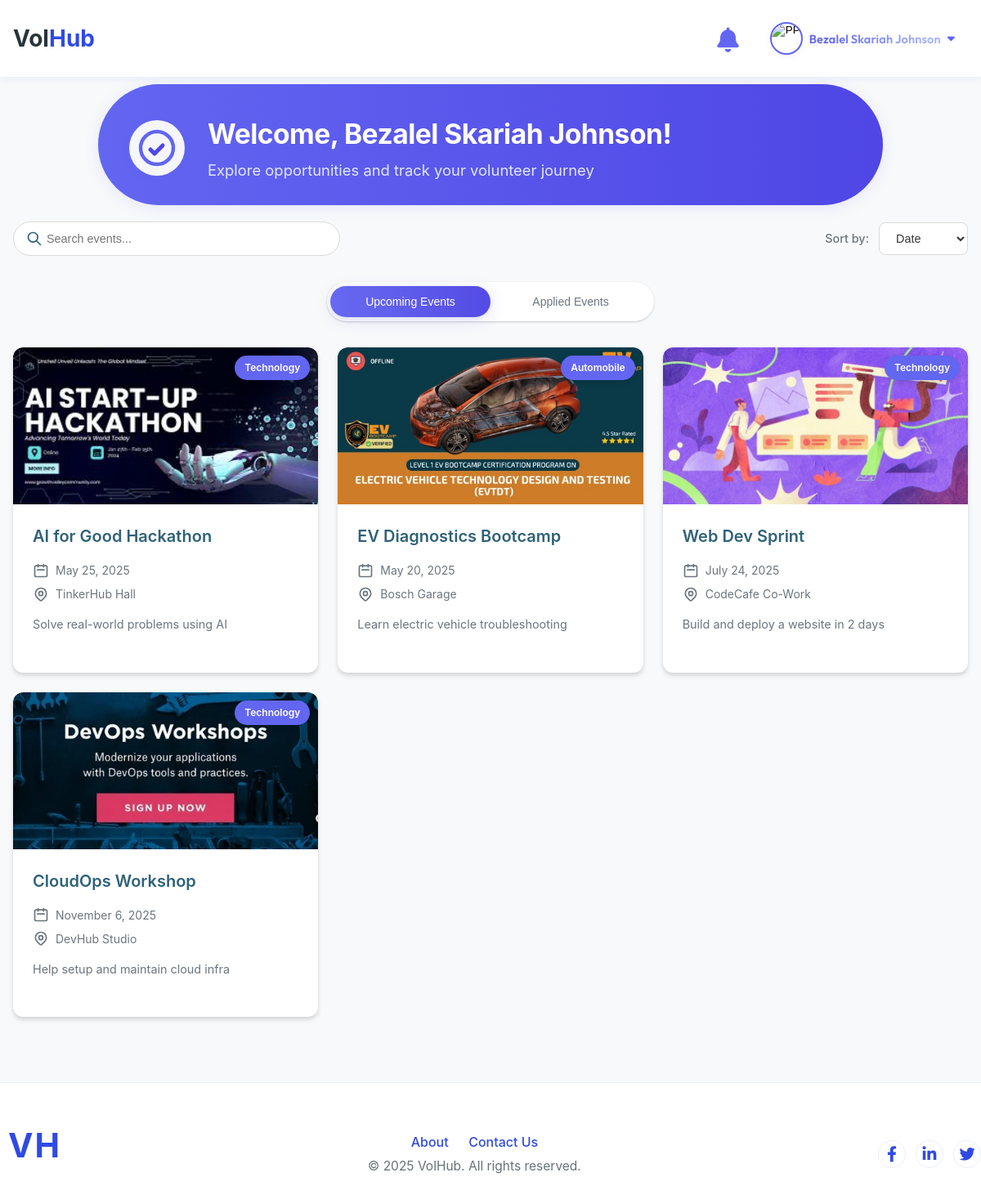
Page /User/volunteer-dashboard/ (signed in) on the committed database.
### Guest/models.py (models this page shows, shortened)
class tbl_user(models.Model):
    user_email = models.EmailField(max_length=50, unique=True)
    user_name = models.CharField(max_length=50, null=True, blank=True)
    user_username = models.CharField(max_length=50, null=True, blank=True)
    user_contact = models.CharField(max_length=10, null=True, blank=True)
    user_address = models.CharField(max_length=100, null=True, blank=True)
    user_password = models.CharField(max_length=128, null=True, blank=True)  # Store hashed password
    user_city = models.ForeignKey(tbl_city, on_delete=models.CASCADE, null=True)
    user_photo = models.FileField(upload_to="Assets/Files/User", null=True, blank=True)
    user_gender = models.CharField(max_length=100, null=True, blank=True)
    user_bio = models.TextField(null=True, blank=True)
    user_links = models.TextField(null=True, blank=True)  # Store as JSON (GitHub, LinkedIn, etc.)
    user_degree_type = models.CharField(max_length=50, null=True, blank=True)
    user_institution = models.CharField(max_length=100, null=True, blank=True)
    user_field_of_study = models.CharField(max_length=100, null=True, blank=True)
    user_graduation_month = models.IntegerField(null=True, blank=True)  # Store as month number (1-12)
    user_graduation_year = models.IntegerField(null=True, blank=True)  # Store as year (YYYY)
    user_emergency_name = models.CharField(max_length=100, null=True, blank=True)
    user_emergency_phone = models.CharField(max_length=15, null=True, blank=True)
    user_organization_name = models.CharField(max_length=100, null=True, blank=True)
    user_job_title = models.CharField(max_length=100, null=True, blank=True)
    user_industry = models.CharField(max_length=100, null=True, blank=True)
    user_location = models.CharField(max_length=100, null=True, blank=True)
    user_official_address = models.CharField(max_length=200, null=True, blank=True)
    user_official_contact_number = models.CharField(max_length=15, null=True, blank=True)
    is_basic_profile_complete = models.BooleanField(default=False)
    is_volunteer_profile_complete = models.BooleanField(default=False)
    is_organizer_profile_complete = models.BooleanField(default=False)
    user_past_volunteering = models.TextField(null=True, blank=True)
    user_type = models.CharField(max_length=10, choices=USER_TYPES, default='volunteer')
    user_visibility = models.BooleanField(default=False)  # If true, profile is public and visible to anyone

### User/models.py (models this page shows)
class tbl_event(models.Model):
    event_title=models.CharField(max_length=30)
    event_content=models.CharField(max_length=30)
    event_datetime=models.DateTimeField()
    event_file=models.FileField(upload_to="Assets/Files/User")
    event_created_at = models.DateTimeField(auto_now_add=True)
    event_venue=models.CharField(max_length=30)
    event_city=models.ForeignKey(tbl_city,on_delete=models.CASCADE)
    event_stipend=models.CharField(max_length=30)
    event_status=models.IntegerField(default=0)
    industry=models.ForeignKey(tbl_industry,on_delete=models.CASCADE)
    user=models.ForeignKey(tbl_user,on_delete=models.CASCADE)
    volunteer_slots=models.PositiveIntegerField(default=1)
    required_skills=models.ManyToManyField(tbl_skill)
    application_deadline=models.DateTimeField()
    visibility=models.IntegerField(default=1)

class tbl_industry(models.Model):
    industry_name = models.CharField(max_length=100, unique=True)

### User/views.py (the view)
# urls.py: path('volunteer-dashboard/', views.volunteer_dashboard, name='volunteer_dashboard'),
def volunteer_dashboard(request):
    request.session['last_dashboard_url'] = request.path
    user_id = request.session.get('u_id')
    if not user_id:
        return redirect('Guest:login')
    user = tbl_user.objects.get(id=user_id)
    today = timezone.now().date()
    applied_event_ids = tbl_request.objects.filter(user_id=user_id).values_list('event_id', flat=True)
    upcoming_events = tbl_event.objects.filter(
        event_datetime__gte=today,
        event_status=1,
        visibility=1
    ).exclude(id__in=applied_event_ids)
    applied_events = tbl_event.objects.filter(
        event_datetime__gte=today
    ).filter(
        id__in=applied_event_ids
    ).prefetch_related('requests')
    context = {
        'user': user,
        'upcoming_events': upcoming_events,
        'applied_events': applied_events,
        'username': request.session.get('username', 'User'),
        'dashboard_type': 'volunteer',
        'is_basic_profile_complete': getattr(user, 'is_basic_profile_complete', False),
        'is_volunteer_profile_complete': getattr(user, 'is_volunteer_profile_complete', False)
    }
    return render(request, 'User/volunteer_dashboard.html', context)

### User/templates/User/volunteer_dashboard.html (shortened to what this page needs)
{% extends 'Guest/base.html' %}
{% load static %}
{% block content %}
<link rel="stylesheet" href="{% static 'User/css/volunteer_dashboard.css' %}">
<div class="vol-dashboard-container">
    <div class="vol-banner">
        <div class="vol-banner-content">
            <div class="vol-banner-icon">
                <svg width="48" height="48" fill="none" stroke="#6366f1" stroke-width="2.2" viewBox="0 0 24 24">
                    <circle cx="12" cy="12" r="10" fill="#f4f6fa"/>
                    <path d="M8 13l2.5 2.5 5-5" stroke="#4f46e5" stroke-width="2.5" stroke-linecap="round" stroke-linejoin="round"/>
                </svg>
            </div>
            <div class="vol-banner-text">
                <h1 class="vol-banner-title">Welcome, {{ user.user_name|default:user.user_username|default:"Volunteer" }}!</h1>
                <p class="vol-banner-subtitle">Explore opportunities and track your volunteer journey</p>
            </div>
        </div>
    </div>
    <div class="container main-container">
        <div class="search-sort-container">
            <div class="search-container">
                <input type="text" id="event-search" placeholder="Search events..." class="search-input">
                <svg class="search-icon" fill="none" stroke-linecap="round" stroke-linejoin="round" stroke-width="2" viewBox="0 0 24 24" stroke="currentColor">
                    <path d="M21 21l-6-6m2-5a7 7 0 11-14 0 7 7 0 0114 0z"></path>
                </svg>
            </div>
            <div class="sort-container">
                <label for="sort-select" class="sort-label">Sort by:</label>
                <select id="sort-select" class="sort-select">
                    <option value="date">Date</option>
                </select>
            </div>
        </div>
        <div class="tabs-container">
            <div class="tab-buttons-wrapper">
                <div class="tab-buttons">
                    <button id="tab-1" class="tab-button active">Upcoming Events</button>
                    <button id="tab-2" class="tab-button">Applied Events</button>
                    <div class="tab-slider"></div>
                </div>
            </div>
            <div class="tab-content-container">
                <div id="tab-content-1" class="tab-content active">
                    <div class="events-grid">
                        {% if upcoming_events %}
                            {% for event in upcoming_events %}
                                <div class="event-card">{% include 'User/partials/event_card.html' with event=event %}</div>
                            {% endfor %}
                        {% endif %}
                    </div>
                </div>
            </div>
        </div>
    </div>
</div>
{% endblock %}

### Guest/templates/Guest/base.html (shortened to what this page needs)
{% load static %}
<!DOCTYPE html>
<html lang="en">
<head>
    <link rel="stylesheet" href="https://cdnjs.cloudflare.com/ajax/libs/font-awesome/6.4.0/css/all.min.css">
    <link href="{% static 'Guest/index.css' %}" type="text/css" rel="stylesheet">
</head>
<body class="light-theme">
    <header id="main-header">
        {% if not request.session.u_id %}
            <div class="container">
                <div class="logo" id="logo">
                    <a href="{% if request.session.last_dashboard_url %}{{ request.session.last_dashboard_url }}{% else %}{% url 'User:volunteer_dashboard' %}{% endif %}" style="text-decoration:none; color:inherit;">
                        <span>Vol<span class="highlight">Hub</span></span>
                    </a>
                </div>
                <nav>
                    <ul>
                        <li><a href="{% url 'Guest:index' %}#about">About</a></li>
                        <li><a href="{% url 'Guest:index' %}#features">Features</a></li>
                        <li><a href="{% url 'Guest:index' %}#how-it-works">How It Works</a></li>
                        <li><a href="{% url 'Guest:index' %}#community">Community</a></li>
                    </ul>
                </nav>
                <div class="header-right">
                    <a href="{% url 'Guest:sign_up' %}" class="btn btn-secondary">Sign Up</a>
                </div>
                <div class="mobile-menu-btn" aria-label="Toggle mobile menu" role="button" tabindex="0">
                    <div class="bar"></div>
                    <div class="bar"></div>
                    <div class="bar"></div>
                </div>
            </div>
        {% else %}
            <div class="container">
                <div class="logo" id="logo">
                    <a href="{% if request.session.last_dashboard_url %}{{ request.session.last_dashboard_url }}{% else %}{% url 'User:volunteer_dashboard' %}{% endif %}" style="text-decoration:none; color:inherit;">
                        <span>Vol<span class="highlight">Hub</span></span>
                    </a>
                </div>
                <div class="header-right">
                    <div class="notification-bell" tabindex="0">
                        <i class="fa fa-bell"></i>
                    </div>
                    <div class="user-dropdown" tabindex="0">
                        <button class="dropdown-toggle" aria-haspopup="true" aria-expanded="false">
                            <img src="{% if request.session.profile_photo_url %}{{ request.session.profile_photo_url }}
                                {% elif request.session.gender == 'Male' %}
                                    https://avatar.iran.liara.run/public/boy
                                {% elif request.session.gender == 'Female' %}
                                    https://avatar.iran.liara.run/public/girl
                                {% elif request.session.username %}
                                    https://avatar.iran.liara.run/username?username={{ request.session.username|urlencode }}&bold=false&length=1
                                {% else %}
                                    /static/Guest/images/default-profile.png
                                {% endif %}"
                            alt="PP" class="profile-photo">
                            <span class="username">{{ request.session.name|default:request.session.username }}</span>
                            <i class="fa fa-caret-down"></i>
                        </button>
                    </div>
                </div>
            </div>
        {% endif %}
    </header>
    <main class="main-content-padding" style="padding-top: 83px;">
        {% block content %}
        {% endblock %}
    </main>
    {% if request.session.u_id %}
    <footer style="background: var(--bg-card); color: var(--text-light); padding: 0; margin-top: 32px;">
        <hr style="border: none; border-top: 1.5px solid var(--border-color); margin: 0 0 24px 0;">
        <div class="container" style="display: flex; flex-direction: row; align-items: center; justify-content: space-between; padding: 20px 0 8px 0; flex-wrap: wrap;">
            <div class="footer-logo" style="display: flex; align-items: center;">
                <span style="background: #fff; color: var(--primary-color); font-weight: bold; font-size: 1.7em; padding: 2px 12px 2px 10px; border-radius: 3px; letter-spacing: 2px;">VH</span>
            </div>
            <div class="footer-center" style="flex: 1; display: flex; flex-direction: column; align-items: center;">
                <div style="margin-bottom: 6px;">
                    <a href="{% url 'Guest:index' %}#about" style="margin: 0 10px; color: var(--primary-color); text-decoration: none; font-weight: 500;">About</a>
                    <a href="{% url 'Guest:index' %}#contact" style="margin: 0 10px; color: var(--primary-color); text-decoration: none; font-weight: 500;">Contact Us</a>
                </div>
                <div style="font-size: 0.97em; color: var(--text-light);">&copy; 2025 VolHub. All rights reserved.</div>
            </div>
            <div class="footer-social" style="display: flex; gap: 12px;">
                <a href="#" aria-label="Facebook" style="display: inline-flex; align-items: center; justify-content: center; width: 34px; height: 34px; border: 1.5px solid var(--border-color); border-radius: 50%; color: var(--primary-color); font-size: 1.2em; transition: background 0.2s, color 0.2s;"><i class="fab fa-facebook-f"></i></a>
                <a href="#" aria-label="LinkedIn" style="display: inline-flex; align-items: center; justify-content: center; width: 34px; height: 34px; border: 1.5px solid var(--border-color); border-radius: 50%; color: var(--primary-color); font-size: 1.2em; transition: background 0.2s, color 0.2s;"><i class="fab fa-linkedin-in"></i></a>
                <a href="#" aria-label="Twitter" style="display: inline-flex; align-items: center; justify-content: center; width: 34px; height: 34px; border: 1.5px solid var(--border-color); border-radius: 50%; color: var(--primary-color); font-size: 1.2em; transition: background 0.2s, color 0.2s;"><i class="fab fa-twitter"></i></a>
            </div>
        </div>
    </footer>
    {% endif %}
</body>
</html>

### User/templates/User/partials/event_card.html (shortened to what this page needs)
<a href="{% url 'User:event_detail' event.id %}" class="event-card event-card-link" tabindex="0" aria-label="Manage event {{ event.event_title }}">
    <div class="event-image">
        {% if event.event_file %}
            <img src="{{ event.event_file.url }}" alt="{{ event.event_title }}" class="event-thumbnail">
        {% endif %}
        <div class="industry-badge">
            {{ event.industry.industry_name }}
        </div>
    </div>
    <div class="event-details">
        <h3 class="event-title">{{ event.event_title|escape }}</h3>
        <div class="event-meta">
            <div class="event-date">
                <svg xmlns="http://www.w3.org/2000/svg" class="meta-icon" fill="none" viewBox="0 0 24 24" stroke="currentColor">
                    <path stroke-linecap="round" stroke-linejoin="round" stroke-width="2" d="M8 7V3m8 4V3m-9 8h10M5 21h14a2 2 0 002-2V7a2 2 0 00-2-2H5a2 2 0 00-2 2v12a2 2 0 002 2z" />
                </svg>
                <span>{{ event.event_datetime|date:"F j, Y" }}</span>
            </div>
            <div class="event-location">
                <span>{{ event.event_venue|default:"Location TBA"|escape }}</span>
            </div>
        </div>
        <p class="event-description">
            {{ event.event_content|truncatewords:20|escape }}
        </p>
    </div>
</a>

### rows in the picture
tbl_user: session.name "Bezalel Skariah Johnson", user_name "Bezalel Skariah Johnson"
tbl_event: event_file (picture), industry.industry_name "Technology", event_title "AI for Good Hackathon", event_datetime "May 25, 2025", event_venue "TinkerHub Hall", event_content "Solve real-world problems using AI"
tbl_event: event_file (picture), industry.industry_name "Automobile", event_title "EV Diagnostics Bootcamp", event_datetime "May 20, 2025", event_venue "Bosch Garage", event_content "Learn electric vehicle troubleshooting"
tbl_event: event_file (picture), industry.industry_name "Technology", event_title "Web Dev Sprint", event_datetime "July 24, 2025", event_venue "CodeCafe Co-Work", event_content "Build and deploy a website in 2 days"
tbl_event: event_file (picture), industry.industry_name "Technology", event_title "CloudOps Workshop", event_datetime "November 6, 2025", event_venue "DevHub Studio", event_content "Help setup and maintain cloud infra"
